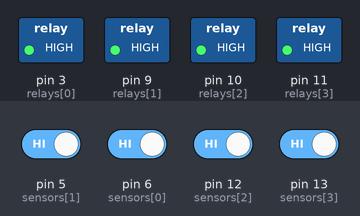
This sketch was run on a simulated Arduino Uno, built with avr-gcc and run on an emulated ATmega328P. Shown: switched loads named in the sketch (green lamp = pin HIGH). The inputs (shaded band) are chosen by the test bench; at power-on: pin 5 (sensors[1]), pin 6 (sensors[0]), pin 12 (sensors[2]), pin 13 (sensors[3]) HIGH.

Above: at 4.0 s.
4.1 s: pin 5 (sensors[1]) driven LOW
At 6.3 s:
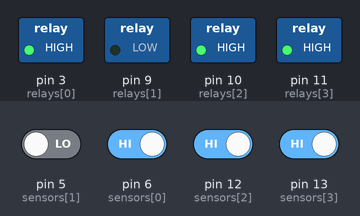
6.7 s: pin 6 (sensors[0]) driven LOW
At 8.4 s:
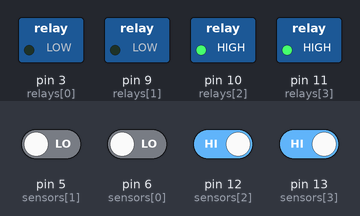
9.5 s: pin 12 (sensors[2]) driven LOW
At 11.4 s:
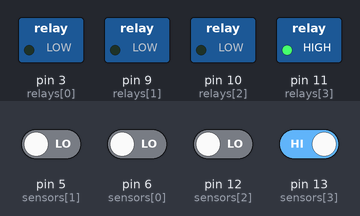
11.9 s: pin 13 (sensors[3]) driven LOW
At 13.0 s:
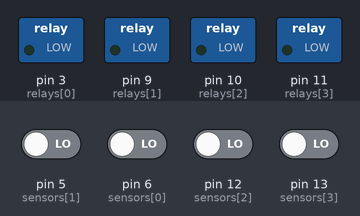
14.1 s: pin 5 (sensors[1]) driven HIGH
At 16.0 s:
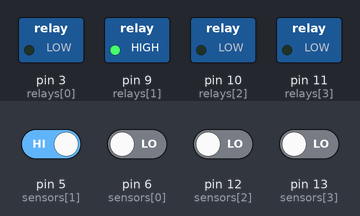
16.3 s: pin 6 (sensors[0]) driven HIGH
At 18.1 s:
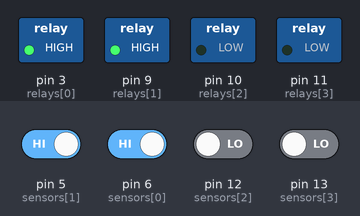
Timing chart, 0 to 19.6 s (numbered marks = the images above; inputs shaded):
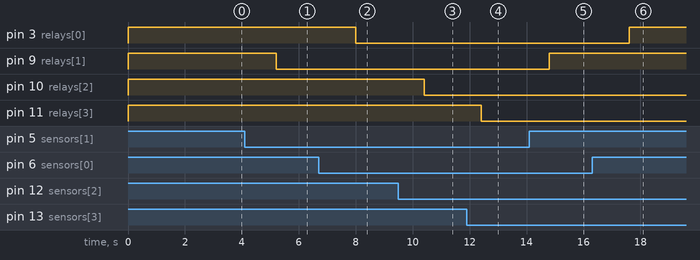

Measured:
- after the input at 4.1 s, pin 9 (relays[1]): HIGH → LOW after 1.1 s
- after the input at 6.7 s, pin 3 (relays[0]): HIGH → LOW after 1.3 s
- after the input at 9.5 s, pin 10 (relays[2]): HIGH → LOW after 0.90 s
- after the input at 11.9 s, pin 11 (relays[3]): HIGH → LOW after 0.50 s
- after the input at 14.1 s, pin 9 (relays[1]): LOW → HIGH after 0.70 s
- after the input at 16.3 s, pin 3 (relays[0]): LOW → HIGH after 1.3 s

The sketch:

plantCT.ino.ino
```cpp
const int sensors[] = {6, 5, 12, 13};
const int relays[]  = {3, 9, 10, 11};

void setup() {
  for (int i=0; i<4; ++i) {
    pinMode(sensors[i], INPUT);
    pinMode(relays[i], OUTPUT);
    digitalWrite(relays[i], HIGH); // ensure relays OFF initially (active LOW)
  }
}

void loop() {
  for (int i=0; i<4; ++i) {
    int water = digitalRead(sensors[i]); // HIGH = wet, LOW = dry (typical FC-28 D0)
    if (water == LOW) {                 // soil is dry -> turn pump ON
      digitalWrite(relays[i], LOW);     // active LOW: LOW = relay ON
    } else {                            // soil wet -> turn pump OFF
      digitalWrite(relays[i], HIGH);    // HIGH = relay OFF
    }
    delay(400);
  }
}
```
